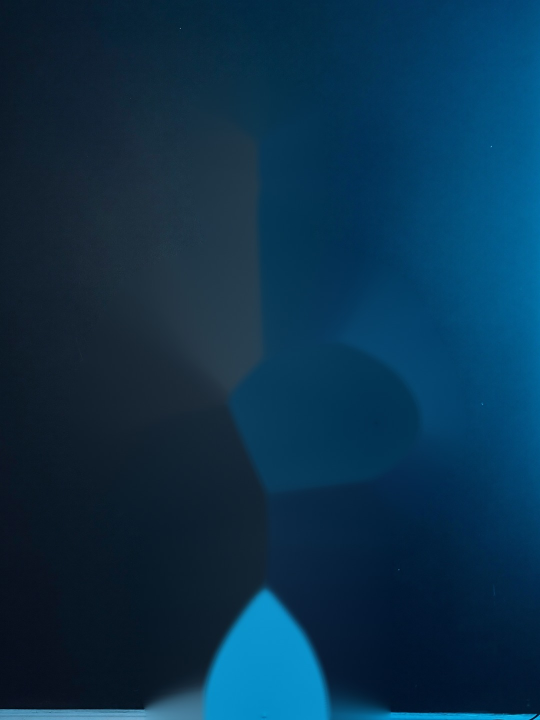
#> input picture agente aidealab/clientes/aidealab/carrosseis/3-meses-de-burocracia/motion/cta_orig_placa.jpg, 1080 x 1440 px, found by its file name (shown at 1/2 size); its folder holds 3 pictures in this run
$ python camadas_png.py '../../agente aidealab/clientes/aidealab/carrosseis/3-meses-de-burocracia/motion/capa_orig_placa.jpg' '../../agente aidealab/clientes/aidealab/carrosseis/3-meses-de-burocracia/motion/cta_orig_placa.jpg'
#> lines starting #> are read from the running program, lines starting #| are printed output that depends on the picture; after the words box and inside, x2 and y2 are one past the last pixel; in counts of white or black regions, pixels touching at a corner belong together
"""Separa a arte aprovada (slide-NN.png, texto já impresso na foto) em camadas para o motion:
linhas de texto (RGBA recortado, com folga para acento), moldura (topo/rodapé), foto sem texto (inpaint),
recorte do elemento principal (rembg) e placa = foto sem texto e sem o elemento (para o parallax não deixar
"fantasma"). Tudo em cache em <pasta>/motion/<stem>_*.

O texto do tema é branco puro ou ciano #6EC9F7 puro; a foto tem textura e quase nunca bate nessas cores
exatas, então a máscara sai da cor e os pontos soltos da foto caem pelo filtro de densidade do bloco.
"""
import json
from pathlib import Path

import numpy as np
from PIL import Image


def _cv():
    import cv2
    return cv2


def mascara_texto(rgb, dica=None):
    """-> (mascara uint8 0/255 do texto, lista de blocos (x, y, w, h, pilula))."""
    cv2 = _cv()
    a = rgb.astype(int)
    r, g, b = a[..., 0], a[..., 1], a[..., 2]
    branco = (r >= 244) & (g >= 244) & (b >= 244)
    ciano = (abs(r - 0x6E) < 22) & (abs(g - 0xC9) < 22) & (abs(b - 0xF7) < 22)
    if dica is not None:  # texto achado pela diferença com a foto limpa (pega letra com textura, que não é branco puro)
        branco = branco | dica
    core = ((branco | ciano) * 255).astype(np.uint8)
    core0 = core.copy()
    core[:128] = 0  # topo e rodapé saem por faixa (moldura), não pela cor
    core[-130:] = 0
    # texto pontilhado pela textura: pontos colados viram traço; ponto solto da foto (meio-tom) some
    fech = cv2.morphologyEx(core, cv2.MORPH_CLOSE, np.ones((3, 3), np.uint8))
    n, lab, st, _ = cv2.connectedComponentsWithStats(fech)
    grande = np.isin(lab, np.nonzero(st[:, 4] >= 40)[0][1:])
    core = np.where(grande, core, 0).astype(np.uint8)
    ciano &= grande
    # botão / marca-texto: caixa ciano cheia; sai antes do agrupamento (o texto ink de dentro vai junto)
    pilulas = []
    cia8 = cv2.morphologyEx((ciano * 255).astype(np.uint8), cv2.MORPH_CLOSE, np.ones((5, 5), np.uint8))
    n, lab, st, _ = cv2.connectedComponentsWithStats(cia8)
    for k in range(1, n):
        x, y, w, h, area = st[k]
        if 45 <= h <= 170 and w >= 120 and area / (w * h) > 0.55:
            hull = cv2.convexHull(np.argwhere(lab[y:y + h, x:x + w] == k)[:, ::-1].astype(np.int32))
            m = np.zeros((h, w), np.uint8)
            cv2.fillConvexPoly(m, hull, 255)
            pilulas.append((int(x), int(y), int(w), int(h), True, m))
            core[y:y + h, x:x + w][m > 0] = 0
    grupo = cv2.dilate(core, cv2.getStructuringElement(cv2.MORPH_RECT, (17, 31)))
    n, lab, st, _ = cv2.connectedComponentsWithStats(grupo)
    final = np.zeros_like(core)
    blocos = []
    for k in range(1, n):
        x, y, w, h, area = st[k]
        sel = lab[y:y + h, x:x + w] == k
        pts = core[y:y + h, x:x + w][sel] > 0
        dens = pts.mean() if pts.size else 0
        if w < 30 or h < 16 or pts.sum() < 120 or dens < 0.07:
            continue
        sub = (core[y:y + h, x:x + w] > 0) & sel
        # texto pontilhado pela textura vira traço cheio; letras continuam abertas (sem fechar o miolo do O)
        m = cv2.morphologyEx((sub * 255).astype(np.uint8), cv2.MORPH_CLOSE, np.ones((3, 3), np.uint8))
        blocos.append((int(x), int(y), int(w), int(h), False, m, dens))
    # traço fino (serifada cursiva) tem pouca densidade: só vale colado num bloco denso (título)
    densos = [b for b in blocos if b[6] >= 0.16]
    # [4 lines left out: function perto, not called in this run]
    blocos = [b[:6] for b in blocos if b[6] >= 0.16 or (b[2] >= 150 and any(perto(b, d) for d in densos))]
    # foto branca (roupa, tênis) passa pela cor: texto tem linhas altas; mancha de foto vira muitas faixas baixas
    def linhas_ok(b):
        r = linhas_do_bloco(b[5], 0, 0, b[2], b[3])
        return bool(r) and sorted(z - a for a, z in r)[len(r) // 2] >= 32
    blocos = [b for b in blocos if linhas_ok(b)]
    blocos += pilulas
    # bloco pequeno só vale colado num bloco grande ("?", ponto, marca-texto); solto é brilho da foto
    grandes = [b for b in blocos if b[3] >= 40 and b[2] >= 150]
    # [4 lines left out: function gap, not called in this run]
    blocos = [b for b in blocos if any(b is g for g in grandes) or any(gap(b, g) < 25 for g in grandes)]
    for x, y, w, h, _, m in blocos:
        final[y:y + h, x:x + w] |= m
    # título colado no topo: o acento (Ê, Ã) cai na faixa zerada da moldura; devolve ele ao bloco
    for k, (x, y, w, h, pil, m) in enumerate(blocos):
        if not pil and y < 170:
            y0 = max(0, y - 45)
            acento = core0[y0:y, x:x + w] & final_moldura_livre(rgb)[y0:y, x:x + w]
            if acento.any():
                final[y0:y, x:x + w] |= acento
                blocos[k] = (x, y0, w, h + (y - y0), pil, m)
    # frase de apoio do CTA (cinza claro, pequena) logo abaixo do botão, alinhada à esquerda com ele
    mn, mx = a.min(2), a.max(2)
    for x, y, w, h, pil, _ in list(blocos):
        if not pil:
            continue
        y0, y1 = y + h + 4, min(rgb.shape[0] - 130, y + h + 110)
        x1 = min(rgb.shape[1] - 50, x + 760)
        claro = ((mn > 140) & (mx - mn < 45))[y0:y1, x:x1]
        tem = claro.sum(1) >= 4
        corridas, k = [], 0  # faixas contínuas de linhas (tolera 2 px de vão); a frase é a primeira com 10-50 px
        while k < len(tem):
            if tem[k]:
                j = k
                while j + 1 < len(tem) and (tem[j + 1] or (j + 2 < len(tem) and tem[j + 2])):
                    j += 1
                corridas.append((k, j))
                k = j + 1
            else:
                k += 1
        corridas = [c for c in corridas if 8 <= c[1] - c[0] + 1 <= 50]
        if not corridas:
            continue
        r0, r1 = corridas[0]
        for c0, c1 in corridas[1:]:  # frase de apoio quebrada em 2-3 linhas
            if c0 - r1 <= 20 and (c1 - c0) <= 1.6 * (corridas[0][1] - corridas[0][0] + 1):
                r1 = c1
            else:
                break
        linhas_c = [r0]
        faixa = claro[r0:r1 + 1]
        cols = np.nonzero(faixa.any(0))[0]
        # corta no primeiro vão largo (o que vem depois é foto, não frase)
        vaos = np.nonzero(np.diff(cols) > 60)[0]
        cfim = cols[vaos[0]] if len(vaos) else cols[-1]
        ay, ax = y0 + int(linhas_c[0]), x + int(cols[0])
        sub = faixa[:, cols[0]:cfim + 1]
        final[ay:ay + sub.shape[0], ax:ax + sub.shape[1]][sub] = 255
        blocos.append((ax, ay, sub.shape[1], sub.shape[0], False, None))
    return final, [b[:5] for b in blocos]


# [6 lines left out: function final_moldura_livre, not called in this run]


def mascara_moldura(rgb):
    """Topo (AIDEA LAB / MARKETING & IA) e rodapé (@handle + pontos) em cinza claro: faixas fixas do motor."""
    cv2 = _cv()
    H = rgb.shape[0]
    a = rgb.astype(int)
    mn, mx = a.min(2), a.max(2)
    r, g, b = a[..., 0], a[..., 1], a[..., 2]
    claro = (mn > 135) & (mx - mn < 45)
    ciano = (abs(r - 0x6E) < 30) & (abs(g - 0xC9) < 30) & (abs(b - 0xF7) < 30)
    m = np.zeros(rgb.shape[:2], np.uint8)
    faixas = [(85, 128), (H - 130, H - 88)]
    for y0, y1 in faixas:
        for x0, x1 in ((60, 340), (730, 1020)):  # textos da moldura ficam nos cantos
            m[y0:y1, x0:x1] = ((claro | ciano)[y0:y1, x0:x1] * 255).astype(np.uint8)
    n, lab, st, _ = cv2.connectedComponentsWithStats(m)
    ok = [k for k in range(1, n) if st[k, 4] >= 10 and 4 <= st[k, 3] <= 40]
    m = (np.isin(lab, ok) * 255).astype(np.uint8)
    return m, faixas


# [40 lines left out: function linhas_do_bloco, not called in this run]


def inpaint(rgb, mask):
    """FSR do opencv-contrib (reconstrói a textura/retícula da foto); sem contrib, Telea (deixa mancha)."""
    cv2 = _cv()
    bgr = cv2.cvtColor(rgb, cv2.COLOR_RGB2BGR)
    if hasattr(cv2, "xphoto"):
        out = bgr.copy()
        cv2.xphoto.inpaint(bgr, (255 - mask).astype(np.uint8), out, cv2.xphoto.INPAINT_FSR_FAST)
    else:
        out = cv2.inpaint(bgr, mask, 5, cv2.INPAINT_TELEA)
    return cv2.cvtColor(out, cv2.COLOR_BGR2RGB)


def separar(pasta, arquivo, limpa=None):
    """-> placa e recorte (caminhos relativos à pasta) + geometria do texto impresso: linhas[{x,y,w,h,hot,mt}],
    botao{x,y,w,h,dentro} e apoio{x,y,w,h,cor}. O texto é refeito em HTML por cima, nessas caixas."""
    cv2 = _cv()
    pasta = Path(pasta)
    cache = pasta / "motion"
    cache.mkdir(exist_ok=True)
    stem = Path(arquivo).stem
    idx = cache / f"{stem}_camadas{'_limpa' if limpa else ''}.json"
    if idx.exists():
        return json.loads(idx.read_text(encoding="utf-8"))
    rgb = np.array(Image.open(pasta / arquivo).convert("RGB"))
#> rgb is the input picture: shape (1440, 1080, 3); mean R, G, B 10.8, 49.5, 76.1
    H, W = rgb.shape[:2]
    dica = None
    if limpa is not None:
        lp = np.array(Image.open(pasta / limpa).convert("RGB")).astype(int)
        lum = lambda z: z @ [0.2126, 0.7152, 0.0722]
        dif = np.abs(rgb.astype(int) - lp).max(2)
        # letra é bem mais clara que a foto atrás e neutra (branco/cinza com textura) ou ciano
        neutro = (rgb.astype(int).max(2) - rgb.astype(int).min(2)) < 70
        # (atrás do texto a foto limpa é escura: área clara da foto, como roupa branca, não vira texto)
        dica = (dif > 55) & (lum(rgb.astype(float)) > lum(lp.astype(float)) + 35) & neutro & (rgb.min(2) > 150) & (lum(lp.astype(float)) < 150)
    mask, blocos = mascara_texto(rgb, dica)
#> in mascara_texto, `r, g, b = a[..., 0], a[..., 1], a[..., 2]`:
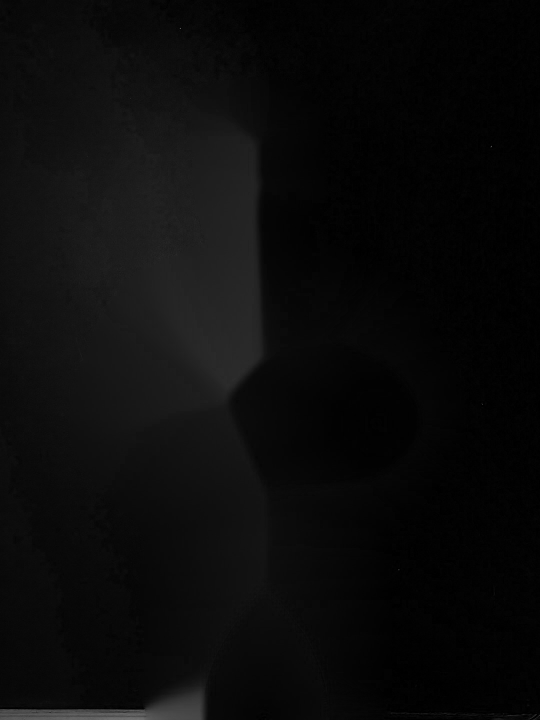
#> r: shape (1440, 1080) int64 (shown at 1/2 size); min 0, max 164, mean 10.8
#> in mascara_texto, `r, g, b = a[..., 0], a[..., 1], a[..., 2]`:
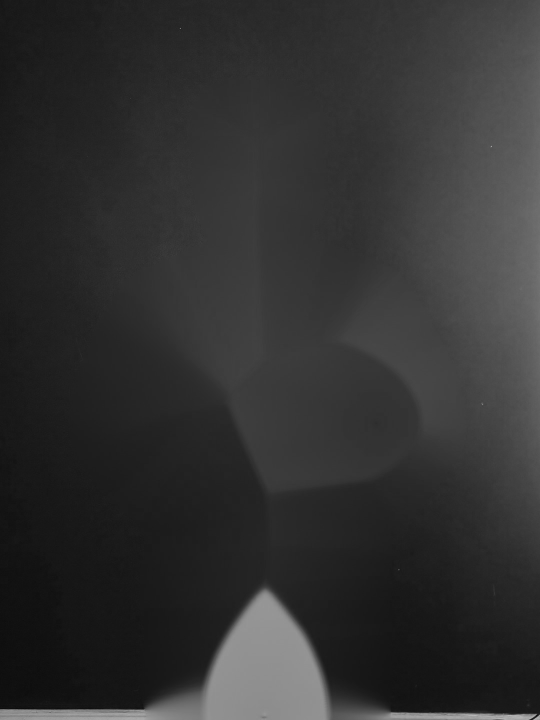
#> g: shape (1440, 1080) int64 (shown at 1/2 size); min 6, max 205, mean 49.5
#> in mascara_texto, `r, g, b = a[..., 0], a[..., 1], a[..., 2]`:
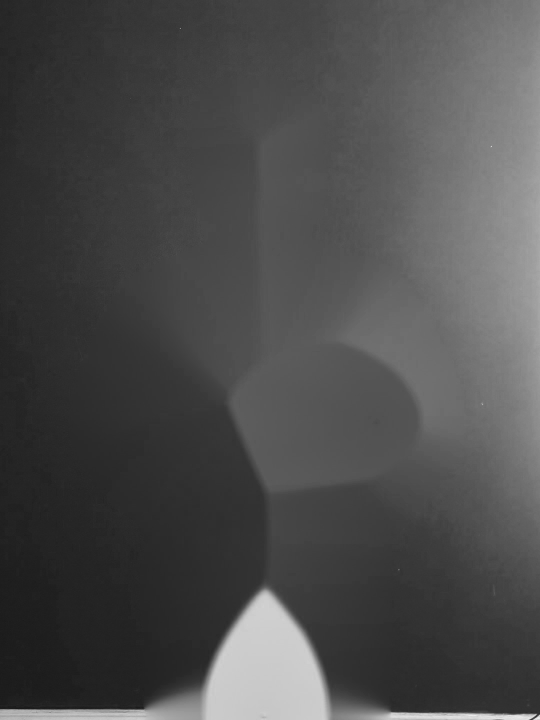
#> b: shape (1440, 1080) int64 (shown at 1/2 size); min 21, max 249, mean 76.1
#> in mascara_texto, `ciano = (abs(r - 0x6E) < 22) & (abs(g - 0xC9) < 22) & (abs(b - 0xF7) <..`:
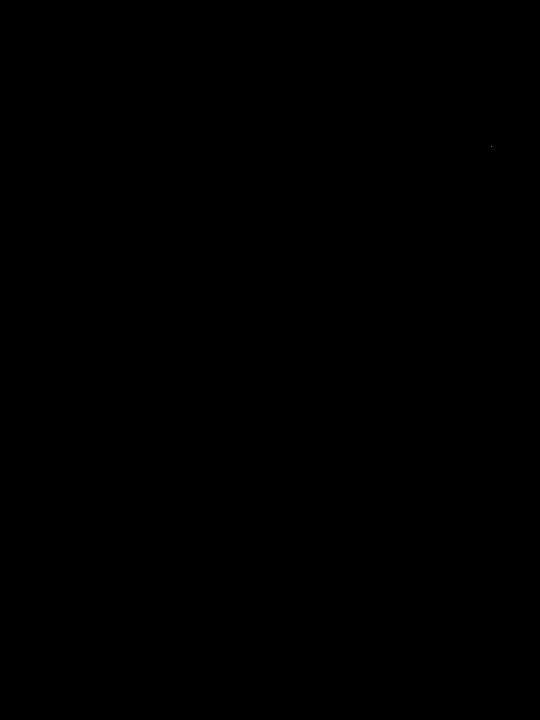
#> ciano: shape (1440, 1080) bool (shown at 1/2 size); 0% white in thin lines or dots, all inside (x1, y1, x2, y2) = (982, 293, 983, 294)
#> in mascara_texto, `n, lab, st, _ = cv2.connectedComponentsWithStats(fech)`: n = 2; st = [[0, 0, 1080, 1440, 1555199], [982, 293, 1, 1, 1]]
#> in mascara_texto, `n, lab, st, _ = cv2.connectedComponentsWithStats(cia8)`: n = 1; st = [[0, 0, 1080, 1440, 1555200]]
#> after the loop in mascara_texto, `for k in range(1, n):`: pilulas = []
#> blocos = []
    mold, faixas_mold = mascara_moldura(rgb)
#> in mascara_moldura, `n, lab, st, _ = cv2.connectedComponentsWithStats(m)`: n = 1; st = [[0, 0, 1080, 1440, 1555200]]
#> in mascara_moldura, `ok = [k for k in range(1, n) if st[k, 4] >= 10 and 4 <= st[k, 3] <= 40]`: ok = []
#> faixas_mold = [(85, 128), (1310, 1352)]
    # letra com textura por cima não é branco puro: o quase-branco dentro da caixa do bloco também é texto
    a_ = rgb.astype(int)
    quase = ((a_.min(2) > 195) & (a_.max(2) - a_.min(2) < 60)) | ((abs(a_[..., 0] - 0x6E) < 45) & (abs(a_[..., 1] - 0xC9) < 45) & (abs(a_[..., 2] - 0xF7) < 45))
#> quase: shape (1440, 1080) bool; 0% white in thin lines or dots, all inside (x1, y1, x2, y2) = (227, 292, 983, 1440)
    # a letra do motor estático tem degradê (branco em cima, cinza embaixo) e retícula por cima: a máscara de cor
    # pura pega só o topo. Cresce a partir dela por pixel claro e neutro (ou ciano) conectado, dentro da caixa do
    # bloco; o resto da caixa é foto e não pode virar buraco
    caixas = np.zeros(mask.shape, np.uint8)
    for x, y, w, h, _ in blocos:
        caixas[max(0, y - 12):y + h + 12, max(0, x - 12):x + w + 12] = 1
#> this loop made 0 passes
    claro = ((a_.min(2) > 105) & (a_.max(2) - a_.min(2) < 55)) | ((abs(a_[..., 0] - 0x6E) < 60) & (abs(a_[..., 1] - 0xC9) < 60) & (abs(a_[..., 2] - 0xF7) < 60))
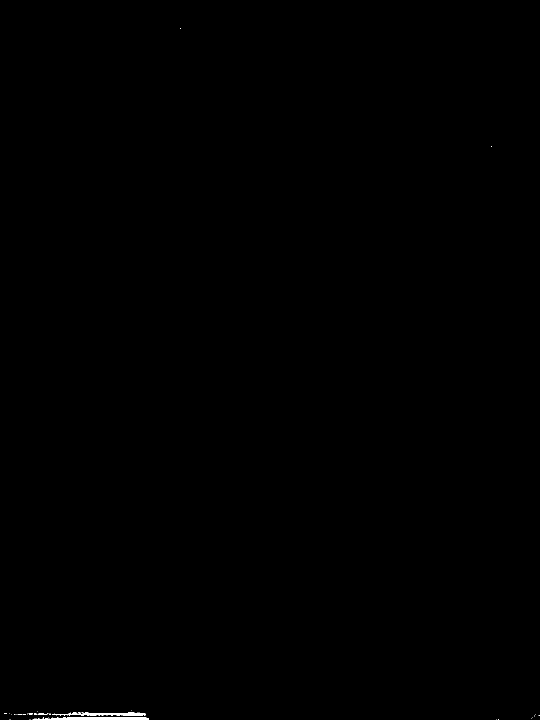
#> claro: shape (1440, 1080) bool (shown at 1/2 size); 0.12% white; 40 white regions (37 under 20 px), largest, box (x1, y1, x2, y2) and area: (66, 1434, 298, 1440) 1094, (104, 1425, 292, 1432) 660, (76, 1427, 97, 1430) 40
    # só embaixo da parte branca da letra (o degradê escurece para baixo) e colado nela, nunca a foto em volta
    k = np.zeros((91, 5), np.uint8)
    k[:46, :] = 1  # dilate com a metade de cima do kernel = cada pixel branco se estende 45 px para baixo
    abaixo = cv2.dilate(mask, k)
    # letra inteira com retícula por cima não tem pixel branco puro: vale também o vizinho de lado na mesma linha
    abaixo |= cv2.dilate(mask, np.ones((3, 121), np.uint8))
    cand = (claro & (caixas > 0) & (abaixo > 0)).astype(np.uint8)
    n, lab = cv2.connectedComponents(cv2.dilate(cand, np.ones((3, 3), np.uint8)))
#> n = 1
    ok = np.unique(lab[(mask > 0) & (lab > 0)])
#> ok = empty array
    texto = mask | ((np.isin(lab, ok) & (cand > 0)) * 255).astype(np.uint8)
    a_i = rgb.astype(int)
    ciano = (abs(a_i[..., 0] - 0x6E) < 40) & (abs(a_i[..., 1] - 0xC9) < 40) & (abs(a_i[..., 2] - 0xF7) < 40)

    # [10 lines left out: function intervalos, not called in this run]

    # caixas de cada linha (palavras na mesma altura viram uma linha); o texto volta em HTML (vetor, nítido)
    itens = []
    for x, y, w, h, pil in blocos:
        for a, b in ([(y, y + h)] if pil else linhas_do_bloco(mask, x, y, w, h)):
            sub = mask[a:b, x:x + w] > 0  # só a cor pura do texto (o quase-branco pega brilho da foto)
            lx, lw = x, w
            if not pil and sub.any():  # aperta a caixa nos pixels de texto
                cs, rs = np.nonzero(sub.any(0))[0], np.nonzero(sub.any(1))[0]
                lx, lw, a, b = x + int(cs[0]), int(cs[-1] - cs[0] + 1), a + int(rs[0]), a + int(rs[-1]) + 1
            itens.append({"x": int(lx), "y": int(a), "w": int(lw), "h": int(b - a), "pil": pil})
#> after the loop, itens = []
    itens.sort(key=lambda d: (d["y"] + d["h"] / 2, d["x"]))
    linhas = []
    for d in itens:
        meio = d["y"] + d["h"] / 2
        ult = linhas[-1] if linhas else None
        if ult and abs(meio - (ult["y"] + ult["h"] / 2)) < 0.45 * max(d["h"], ult["h"]) and not (d["pil"] and not ult["partes"][0]["pil"] and False):
            ult["partes"].append(d)
            x0, y0 = min(ult["x"], d["x"]), min(ult["y"], d["y"])
            ult["w"] = max(ult["x"] + ult["w"], d["x"] + d["w"]) - x0
            ult["h"] = max(ult["y"] + ult["h"], d["y"] + d["h"]) - y0
            ult["x"], ult["y"] = x0, y0
        else:
            linhas.append({**d, "partes": [d]})
#> after the loop, linhas = []
    saida, botao, apoio = [], None, None
    for k, ln in enumerate(linhas):
        caixas_mt = [[p["x"], p["x"] + p["w"]] for p in ln["partes"] if p["pil"]]
        if caixas_mt and len(ln["partes"]) == 1:
            # botão do CTA: caixa ciano sozinha na linha; o texto escuro de dentro dá o tamanho da letra
            bx, by, bw, bh = ln["x"], ln["y"], ln["w"], ln["h"]
            mx, my = int(bh * 0.35), int(bh * 0.18)  # longe das bordas arredondadas (fora delas é fundo escuro)
            esc = a_i[by + my:by + bh - my, bx + mx:bx + bw - mx].max(2) < 120
            cs, rs = np.nonzero(esc.sum(0) >= 2)[0], np.nonzero(esc.sum(1) >= 2)[0]
            dentro = ([bx + mx + int(cs[0]), by + my + int(rs[0]), int(cs[-1] - cs[0] + 1), int(rs[-1] - rs[0] + 1)]
                      if len(cs) else None)
            botao = {"x": bx, "y": by, "w": bw, "h": bh, "dentro": dentro}
            j, fim = k + 1, by + bh
            rows = []
            while j < len(linhas) and not linhas[j]["pil"] and linhas[j]["y"] - fim < (120 if not rows else 30) and linhas[j]["h"] < 50:
                rows.append(linhas[j]); fim = linhas[j]["y"] + linhas[j]["h"]; j += 1
            if rows:
                ax, ay = min(r["x"] for r in rows), rows[0]["y"]
                cor = np.concatenate([rgb[r["y"]:r["y"] + r["h"], r["x"]:r["x"] + r["w"]][texto[r["y"]:r["y"] + r["h"], r["x"]:r["x"] + r["w"]] > 0] for r in rows])
                apoio = {"x": ax, "y": ay, "w": max(r["x"] + r["w"] for r in rows) - ax, "h": rows[0]["h"], "linhas": len(rows),
                         "passo": (rows[1]["y"] - rows[0]["y"]) if len(rows) > 1 else 0, "ids": [id(r) for r in rows],
                         "cor": "#%02x%02x%02x" % tuple(int(v) for v in (np.median(cor, 0) if len(cor) else (200, 200, 200)))}
            continue
        if apoio and id(ln) in apoio["ids"]:
            continue
        hot = intervalos(ciano[ln["y"]:ln["y"] + ln["h"], ln["x"]:ln["x"] + ln["w"]] & (texto[ln["y"]:ln["y"] + ln["h"], ln["x"]:ln["x"] + ln["w"]] > 0))
        hot = [[ln["x"] + a, ln["x"] + b] for a, b in hot if not any(a + ln["x"] >= c0 - 5 and b + ln["x"] <= c1 + 5 for c0, c1 in caixas_mt)]
        # faixa da versal (topo da letra até a linha de base): onde quase toda coluna tem tinta; acento e sobra da
        # linha vizinha são poucos pixels e ficam fora. É dela que sai o corpo do título (a caixa pode vir torta)
        y0, y1 = max(0, ln["y"] - 30), ln["y"] + ln["h"] + 30
        prof = (mask[y0:y1, ln["x"]:ln["x"] + ln["w"]] > 0).sum(1).astype(float)
        meio = ln["y"] + ln["h"] // 2 - y0
        forte = prof >= 0.3 * prof[max(0, meio - ln["h"] // 3):meio + ln["h"] // 3].max()
        a_, b_ = meio, meio
        while a_ > 0 and (forte[a_ - 1] or (a_ > 1 and forte[a_ - 2])):
            a_ -= 1
        while b_ < len(forte) - 1 and (forte[b_ + 1] or (b_ < len(forte) - 2 and forte[b_ + 2])):
            b_ += 1
        saida.append({"x": ln["x"], "y": ln["y"], "w": ln["w"], "h": ln["h"], "hot": hot, "mt": caixas_mt,
                      "cap": [int(y0 + a_), int(y0 + b_ + 1)]})
#> after the loop, saida = []
    buraco = texto | mold
    usa_limpa = limpa is not None
    if usa_limpa:  # foto limpa do banco (banco_match.py): nada é apagado da arte
        limpa = np.array(Image.open(pasta / limpa).convert("RGB"))
    else:
        limpa = inpaint(rgb, cv2.dilate(buraco, np.ones((7, 7), np.uint8)))

    # recorte: saliência na foto já sem o texto (com texto, o título vira "objeto" grudado na cabeça); elemento que ocupa a tela inteira (ou nada)
    # não tem o que recortar e o slide fica só com o parallax da placa
    from rembg import new_session, remove
    # gente: u2net_human_seg (corpo inteiro, sem a mancha do inpaint do título); sem gente: u2net (objeto)
    a = np.array(remove(Image.fromarray(limpa), session=new_session("u2net_human_seg"), only_mask=True))
    tipo = "gente"
    if (a > 128).mean() < 0.04:
        a, tipo = np.array(remove(Image.fromarray(limpa), session=new_session("u2net"), only_mask=True)), "objeto"
    # a mancha do inpaint do texto atrai a saliência: tudo que caiu no buraco do texto fica na placa
    a[cv2.dilate(buraco, np.ones((31, 31), np.uint8)) > 0] = 0
    # sobra da saliência entre as letras (miolo do O, acento) vira caco solto: fica só o que é corpo
    n, lab, st, _ = cv2.connectedComponentsWithStats((a > 128).astype(np.uint8))
    if n > 1:
        maior = st[1:, 4].max()
        a[~np.isin(lab, [k for k in range(1, n) if st[k, 4] >= 0.15 * maior])] = 0
    if apoio:
        apoio.pop("ids")
    dados = {"placa": f"motion/{stem}_placa.jpg", "recorte": None, "linhas": saida, "botao": botao, "apoio": apoio}
    if 0.05 <= (a > 128).mean() <= 0.6:
        Image.fromarray(np.dstack([limpa, a]), "RGBA").save(cache / f"{stem}_recorte.png")
        dados["recorte"] = f"motion/{stem}_recorte.png"
        dados["recorte_tipo"] = tipo
        if tipo == "gente":  # gente descola mais: o buraco atrás dela (não o texto) é preenchido
            limpa = inpaint(limpa, cv2.dilate((a > 24).astype(np.uint8) * 255, np.ones((31, 31), np.uint8)))
        # objeto anda quase junto com a placa: o original fica atrás (sem mancha de inpaint aparecendo)
    Image.fromarray(limpa).save(cache / f"{stem}_placa.jpg", quality=92)
    idx.write_text(json.dumps(dados, ensure_ascii=False), encoding="utf-8")
    return dados


if __name__ == "__main__":  # diagnóstico: python camadas_png.py <pasta> slide-01.png
    import sys
    print(json.dumps(separar(sys.argv[1], sys.argv[2]), indent=1))
#> (the call stopped at in separar, `a = np.array(remove(Image.fromarray(limpa), session=new_session("u2net..`: rembg is not available in this run)
